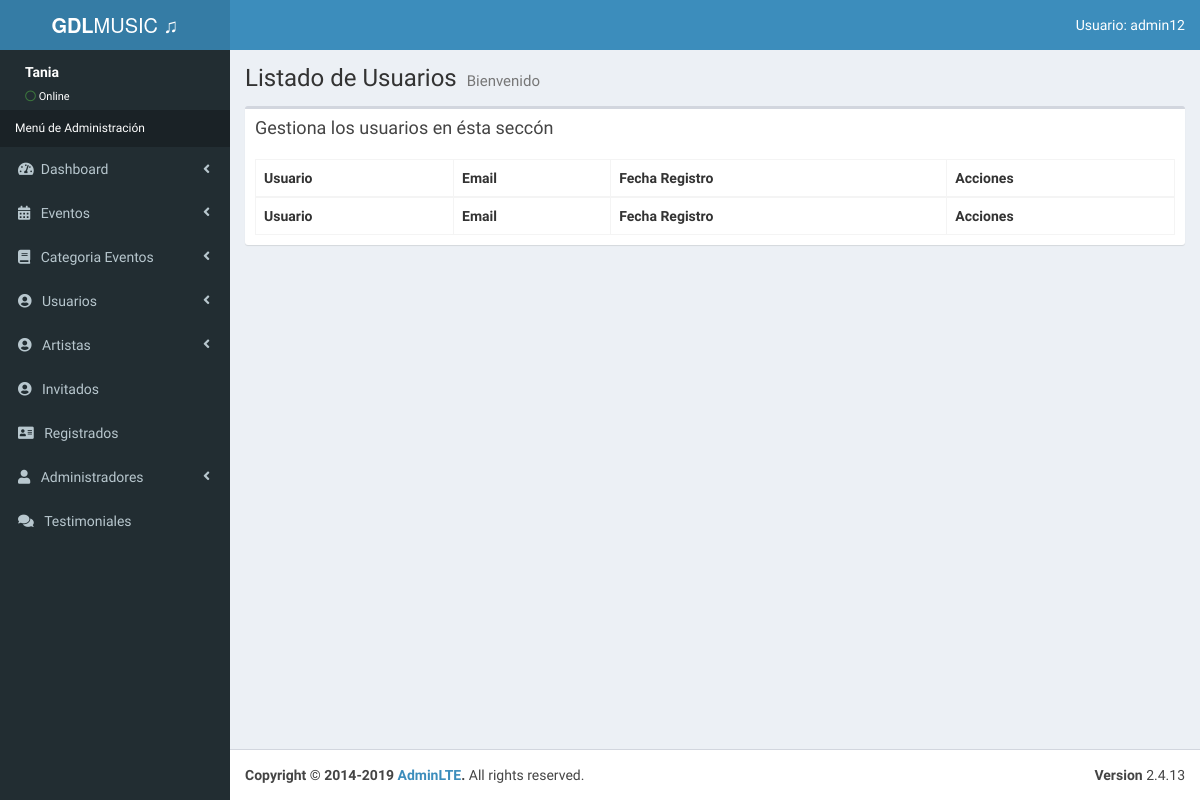
The page /admin/lista-usuarios.php (signed in) on the database as committed earlier.
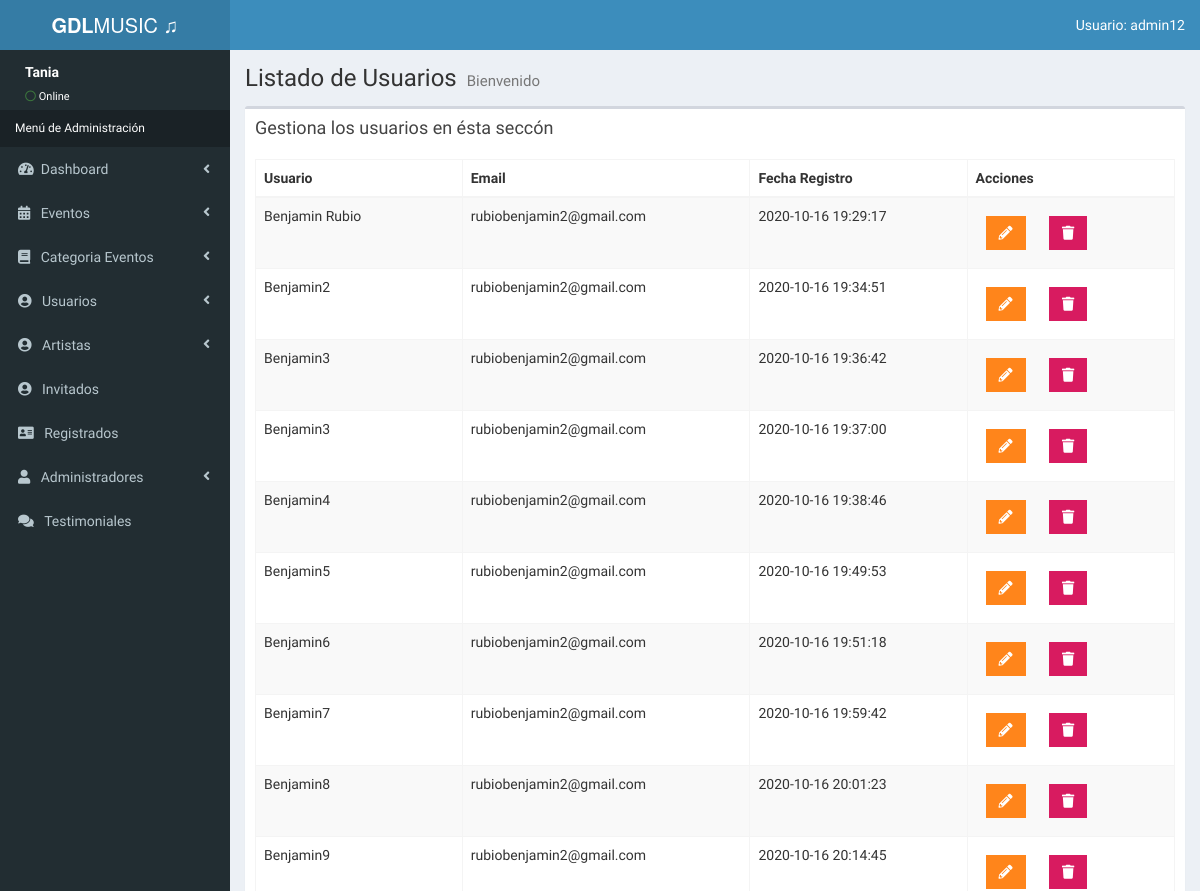
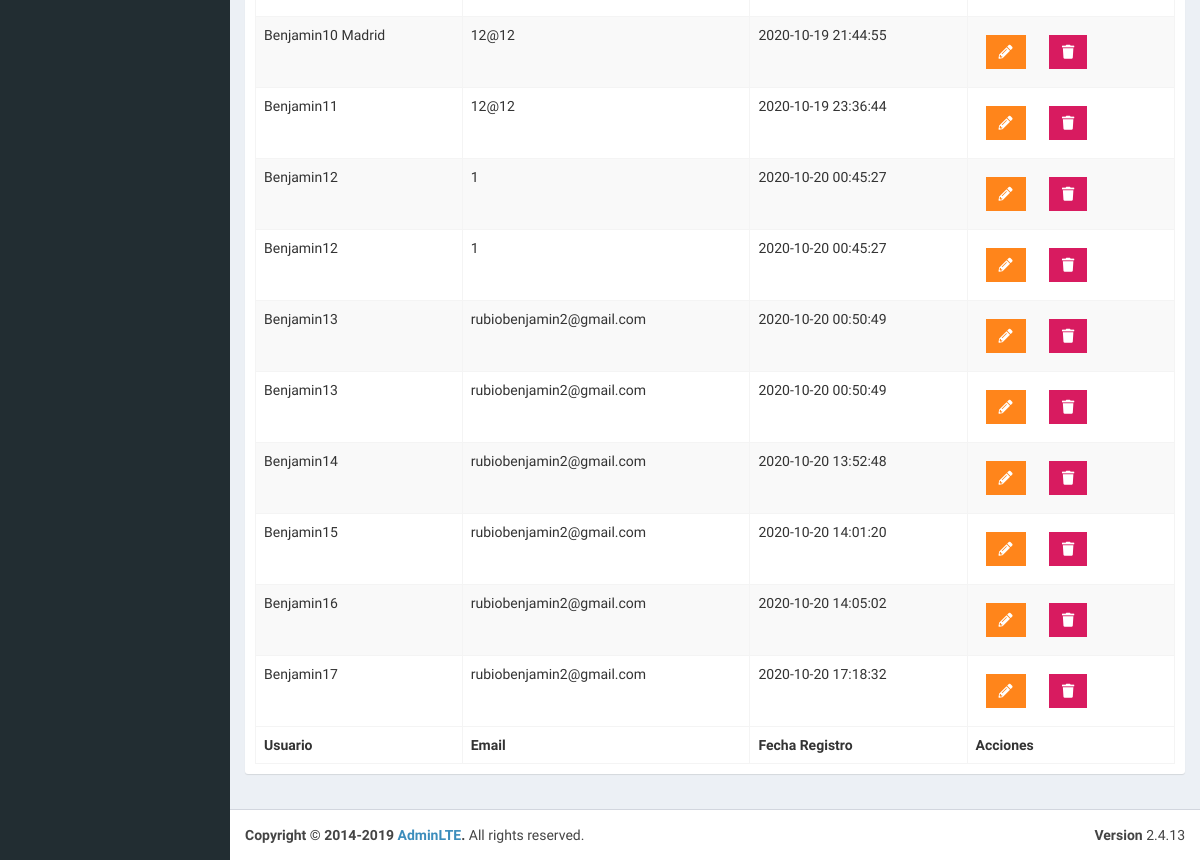
The same page on the database as committed later (2 pictures, top to bottom).
### tables this page shows
CREATE TABLE `usuarios` (
  `id_usuario` int(11) NOT NULL,
  `nombre_usuario` varchar(50) NOT NULL,
  `email_usuario` varchar(100) NOT NULL,
  `password` varchar(60) NOT NULL,
  `pagado` tinyint(5) NOT NULL,
  `fecha_registro` datetime NOT NULL,
  `editado` datetime NOT NULL
);

### admin/lista-usuarios.php (the view, shortened to what this page needs)
<?php
include_once 'funciones/funciones.php';
include_once 'templates/header.php';
include_once 'templates/barra.php';
include_once 'templates/navegacion.php';
?>
<div class="content-wrapper">
    <section class="content-header">
        <h1>
            Listado de Usuarios
            <small>Bienvenido</small>
        </h1>
    </section>
    <section class="content">
        <div class="row">
            <div class="col-xs-12">
                <div class="box">
                    <div class="box-header">
                        <h3 class="box-title">Gestiona los usuarios en ésta seccón</h3>
                    </div>
                    <div class="box-body">
                        <table id="registros" class="table table-bordered table-striped">
                            <thead>
                                <tr>
                                    <th>Usuario</th>
                                    <th>Email</th>
                                    <th>Fecha Registro</th>
                                    <th>Acciones</th>
                                </tr>
                            </thead>
                            <tbody>
                                <?php
                                try {
                                    $sql = "SELECT id_usuario, nombre_usuario, email_usuario, fecha_registro FROM usuarios";
                                    $resultado = $conn->query($sql);
                                } catch (Exception $e) {
                                    $error = $e->getMessage();
                                    echo $error;
                                }
                                while ($usuario = $resultado->fetch_assoc()) { ?>
                                    <tr>
                                        <td><?php echo $usuario['nombre_usuario'] ?></td>
                                        <td><?php echo $usuario['email_usuario'] ?></td>
                                        <td><?php echo $usuario['fecha_registro'] ?></td>
                                        <td>
                                            <a href="editar-usuario.php?id=<?php echo $usuario['id_usuario'] ?>" class="btn bg-orange btn-flat margin">
                                                <i class="fa fa-pencil-alt"></i>
                                            </a>
                                            <a href="#" data-id="<?php echo $usuario['id_usuario'] ?>" data-tipo="usuario" class="btn bg-maroon btn-flat margin borrar_registro ">
                                                <i class="fa fa-trash"></i>
                                            </a>
                                        </td>
                                    </tr>
                                <?php } ?>
                            </tbody>
                            <tfoot>
                                <tr>
                                    <th>Usuario</th>
                                    <th>Email</th>
                                    <th>Fecha Registro</th>
                                    <th>Acciones</th>
                                </tr>
                            </tfoot>
                        </table>
                    </div>
                </div>
            </div>
        </div>
    </section>
</div>
<?php
include_once 'templates/footer.php';
?>

### admin/templates/header.php (shortened to what this page needs)
<!DOCTYPE html>
<html>
<head>
  <link rel="stylesheet" href="css/bootstrap.min.css">
  <link rel="stylesheet" href="css/font-awesome.min.css">
  <link rel="stylesheet" href="css/ionicons.min.css">
  <link rel="stylesheet" href="css/dataTables.bootstrap.min.css">
    <link rel="stylesheet" href="css/bootstrap-datepicker.min.css">
  <link rel="stylesheet" href="css/select2.min.css">
  <link rel="stylesheet" href="css/bootstrap-timepicker.min.css">
  <link rel="stylesheet" href="css/fontawesome-iconpicker.min.css">
  <link rel="stylesheet" href="css/AdminLTE.min.css">
  <link rel="stylesheet" href="css/skins/_all-skins.min.css">
  <link rel="stylesheet" href="css/icheck.css">
  <link rel="stylesheet" href="css/sweetalert2.min.css">
  <link rel="stylesheet" href="css/morris.css">
  <link rel="stylesheet" href="css/admin.css">
<link rel="stylesheet" href="https://use.fontawesome.com/releases/v5.6.1/css/all.css">
</head>

### admin/templates/barra.php (shortened to what this page needs)
<body class="hold-transition skin-blue sidebar-mini">
  <div class="wrapper">
    <header class="main-header">
      <?php
      include_once 'templates/header.php';
      ?>
      <a href="../index.php" class="logo">
        <span class="logo-lg"><b>GDL</b>MUSIC &#9835;</span>
      </a>
      <nav class="navbar navbar-static-top">
        <a href="#" class="sidebar-toggle" data-toggle="push-menu" role="button">
        </a>
        <div class="navbar-custom-menu">
          <ul class="nav navbar-nav">
            <li class="dropdown user user-menu">
              <a href="#" class="dropdown-toggle" data-toggle="dropdown">
                <span class="hidden-xs">Usuario: <?php echo $_SESSION['usuario']; ?></span>
              </a>
            </li>
          </ul>
        </div>
      </nav>
    </header>

### admin/templates/navegacion.php (shortened to what this page needs)
<aside class="main-sidebar">
  <section class="sidebar">
    <div class="user-panel">
      <div class=" info">
        <p><?php echo $_SESSION['nombre']; ?></p>
        <a href="#"><i class="far fa-circle text-success"></i> Online</a>
      </div>
    </div>
    <ul class="sidebar-menu" data-widget="tree">
      <li class="header">Menú de Administración</li>
      <li class="treeview">
        <a href="#">
          <i class="fas fa-tachometer-alt"></i> &nbsp;<span>Dashboard</span>
          <span class="pull-right-container">
            <i class="fa fa-angle-left pull-right"></i>
          </span>
        </a>
      </li>
      <li class="treeview">
        <a href="#">
          <i class="fas fa-calendar-alt"></i>
          &nbsp;&nbsp;<span>Eventos</span>
          <i class="fa fa-angle-left pull-right"></i>
        </a>
      </li>
      <li class="treeview">
        <a href="#">
          <i class="fas fa-book"></i>
          &nbsp;&nbsp;<span>Categoria Eventos</span>
          <i class="fa fa-angle-left pull-right"></i>
        </a>
      </li>
      <li class="treeview">
        <a href="#">
          <i class="fas fa-user-circle"></i>
          &nbsp;&nbsp;<span>Usuarios</span>
          <i class="fa fa-angle-left pull-right"></i>
        </a>
      </li>
      <li class="treeview">
        <a href="#">
          <i class="fas fa-user-circle"></i>
          &nbsp;&nbsp;<span>Artistas</span>
          <i class="fa fa-angle-left pull-right"></i>
        </a>
      </li>
      <li class="treeview">
        <a href="#">
          <i class="fas fa-user-circle"></i>
          &nbsp;&nbsp;<span>Invitados</span>
        </a>
      </li>
      <li class="treeview">
        <a href="#">
          <i class="fas fa-address-card"></i>
          &nbsp;&nbsp;<span>Registrados</span>
        </a>
      </li>
      <?php if ($_SESSION['nivel'] == 1) : ?>
        <li class="treeview">
          <a href="#">
            <i class="fas fa-user"></i>
            &nbsp;&nbsp;<span>Administradores</span>
            <i class="fa fa-angle-left pull-right"></i>
          </a>
        </li>
      <?php endif; ?>
      <li class="treeview">
        <a href="#">
          <i class="fas fa-comments"></i>
          &nbsp;&nbsp;<span>Testimoniales</span>
        </a>
      </li>
    </ul>
  </section>
</aside>

### admin/templates/footer.php (shortened to what this page needs)
<footer class="main-footer">
  <div class="pull-right hidden-xs">
    <b>Version</b> 2.4.13
  </div>
  <strong>Copyright &copy; 2014-2019 <a href="https://adminlte.io">AdminLTE</a>.</strong> All rights
  reserved.
</footer>
</div>
</body>
</html>

### admin/css/admin.css (style rules this page uses)
.user-panel { height: 60px; }
.user-panel>.info { position: relative; left: auto; }
.skin-blue .sidebar-menu>li.header { color: white; }

Rows that differ between the two databases and show on the page:
added usuarios: nombre_usuario "Benjamin Rubio", email_usuario "rubiobenjamin2@gmail.com", fecha_registro "2020-10-16 19:29:17"
added usuarios: nombre_usuario "Benjamin2", email_usuario "rubiobenjamin2@gmail.com", fecha_registro "2020-10-16 19:34:51"
added usuarios: nombre_usuario "Benjamin3", email_usuario "rubiobenjamin2@gmail.com", fecha_registro "2020-10-16 19:36:42"
added usuarios: nombre_usuario "Benjamin3", email_usuario "rubiobenjamin2@gmail.com", fecha_registro "2020-10-16 19:37:00"
added usuarios: nombre_usuario "Benjamin4", email_usuario "rubiobenjamin2@gmail.com", fecha_registro "2020-10-16 19:38:46"
added usuarios: nombre_usuario "Benjamin5", email_usuario "rubiobenjamin2@gmail.com", fecha_registro "2020-10-16 19:49:53"
added usuarios: nombre_usuario "Benjamin6", email_usuario "rubiobenjamin2@gmail.com", fecha_registro "2020-10-16 19:51:18"
added usuarios: nombre_usuario "Benjamin7", email_usuario "rubiobenjamin2@gmail.com", fecha_registro "2020-10-16 19:59:42"
added usuarios: nombre_usuario "Benjamin8", email_usuario "rubiobenjamin2@gmail.com", fecha_registro "2020-10-16 20:01:23"
added usuarios: nombre_usuario "Benjamin9", email_usuario "rubiobenjamin2@gmail.com", fecha_registro "2020-10-16 20:14:45"
added usuarios: nombre_usuario "Benjamin10 Madrid", email_usuario "12@12", fecha_registro "2020-10-19 21:44:55"
added usuarios: nombre_usuario "Benjamin11", email_usuario "12@12", fecha_registro "2020-10-19 23:36:44"
added usuarios: nombre_usuario "Benjamin12", email_usuario "1", fecha_registro "2020-10-20 00:45:27"
added usuarios: nombre_usuario "Benjamin12", email_usuario "1", fecha_registro "2020-10-20 00:45:27"
added usuarios: nombre_usuario "Benjamin13", email_usuario "rubiobenjamin2@gmail.com", fecha_registro "2020-10-20 00:50:49"
added usuarios: nombre_usuario "Benjamin13", email_usuario "rubiobenjamin2@gmail.com", fecha_registro "2020-10-20 00:50:49"
added usuarios: nombre_usuario "Benjamin14", email_usuario "rubiobenjamin2@gmail.com", fecha_registro "2020-10-20 13:52:48"
added usuarios: nombre_usuario "Benjamin15", email_usuario "rubiobenjamin2@gmail.com", fecha_registro "2020-10-20 14:01:20"
added usuarios: nombre_usuario "Benjamin16", email_usuario "rubiobenjamin2@gmail.com", fecha_registro "2020-10-20 14:05:02"
added usuarios: nombre_usuario "Benjamin17", email_usuario "rubiobenjamin2@gmail.com", fecha_registro "2020-10-20 17:18:32"
